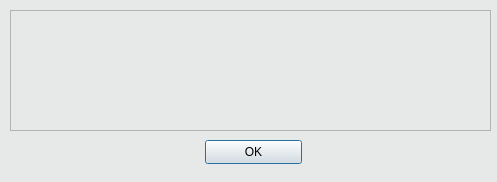
<?xml version="1.0" encoding="UTF-8"?>
<ui version="4.0">
 <class>Dialog</class>
 <widget class="QDialog" name="Dialog">
  <property name="windowModality">
   <enum>Qt::WindowModal</enum>
  </property>
  <property name="geometry">
   <rect>
    <x>0</x>
    <y>0</y>
    <width>497</width>
    <height>182</height>
   </rect>
  </property>
  <property name="palette">
   <palette>
    <active>
     <colorrole role="WindowText">
      <brush brushstyle="SolidPattern">
       <color alpha="255">
        <red>0</red>
        <green>0</green>
        <blue>0</blue>
       </color>
      </brush>
     </colorrole>
     <colorrole role="Button">
      <brush brushstyle="SolidPattern">
       <color alpha="255">
        <red>231</red>
        <green>232</green>
        <blue>232</blue>
       </color>
      </brush>
     </colorrole>
     <colorrole role="Light">
      <brush brushstyle="SolidPattern">
       <color alpha="255">
        <red>255</red>
        <green>255</green>
        <blue>255</blue>
       </color>
      </brush>
     </colorrole>
     <colorrole role="Midlight">
      <brush brushstyle="SolidPattern">
       <color alpha="255">
        <red>243</red>
        <green>243</green>
        <blue>243</blue>
       </color>
      </brush>
     </colorrole>
     <colorrole role="Dark">
      <brush brushstyle="SolidPattern">
       <color alpha="255">
        <red>115</red>
        <green>116</green>
        <blue>116</blue>
       </color>
      </brush>
     </colorrole>
     <colorrole role="Mid">
      <brush brushstyle="SolidPattern">
       <color alpha="255">
        <red>154</red>
        <green>155</green>
        <blue>155</blue>
       </color>
      </brush>
     </colorrole>
     <colorrole role="Text">
      <brush brushstyle="SolidPattern">
       <color alpha="255">
        <red>0</red>
        <green>0</green>
        <blue>0</blue>
       </color>
      </brush>
     </colorrole>
     <colorrole role="BrightText">
      <brush brushstyle="SolidPattern">
       <color alpha="255">
        <red>255</red>
        <green>255</green>
        <blue>255</blue>
       </color>
      </brush>
     </colorrole>
     <colorrole role="ButtonText">
      <brush brushstyle="SolidPattern">
       <color alpha="255">
        <red>0</red>
        <green>0</green>
        <blue>0</blue>
       </color>
      </brush>
     </colorrole>
     <colorrole role="Base">
      <brush brushstyle="SolidPattern">
       <color alpha="255">
        <red>255</red>
        <green>255</green>
        <blue>255</blue>
       </color>
      </brush>
     </colorrole>
     <colorrole role="Window">
      <brush brushstyle="SolidPattern">
       <color alpha="255">
        <red>231</red>
        <green>232</green>
        <blue>232</blue>
       </color>
      </brush>
     </colorrole>
     <colorrole role="Shadow">
      <brush brushstyle="SolidPattern">
       <color alpha="255">
        <red>0</red>
        <green>0</green>
        <blue>0</blue>
       </color>
      </brush>
     </colorrole>
     <colorrole role="AlternateBase">
      <brush brushstyle="SolidPattern">
       <color alpha="255">
        <red>243</red>
        <green>243</green>
        <blue>243</blue>
       </color>
      </brush>
     </colorrole>
     <colorrole role="ToolTipBase">
      <brush brushstyle="SolidPattern">
       <color alpha="255">
        <red>255</red>
        <green>255</green>
        <blue>220</blue>
       </color>
      </brush>
     </colorrole>
     <colorrole role="ToolTipText">
      <brush brushstyle="SolidPattern">
       <color alpha="255">
        <red>0</red>
        <green>0</green>
        <blue>0</blue>
       </color>
      </brush>
     </colorrole>
    </active>
    <inactive>
     <colorrole role="WindowText">
      <brush brushstyle="SolidPattern">
       <color alpha="255">
        <red>0</red>
        <green>0</green>
        <blue>0</blue>
       </color>
      </brush>
     </colorrole>
     <colorrole role="Button">
      <brush brushstyle="SolidPattern">
       <color alpha="255">
        <red>231</red>
        <green>232</green>
        <blue>232</blue>
       </color>
      </brush>
     </colorrole>
     <colorrole role="Light">
      <brush brushstyle="SolidPattern">
       <color alpha="255">
        <red>255</red>
        <green>255</green>
        <blue>255</blue>
       </color>
      </brush>
     </colorrole>
     <colorrole role="Midlight">
      <brush brushstyle="SolidPattern">
       <color alpha="255">
        <red>243</red>
        <green>243</green>
        <blue>243</blue>
       </color>
      </brush>
     </colorrole>
     <colorrole role="Dark">
      <brush brushstyle="SolidPattern">
       <color alpha="255">
        <red>115</red>
        <green>116</green>
        <blue>116</blue>
       </color>
      </brush>
     </colorrole>
     <colorrole role="Mid">
      <brush brushstyle="SolidPattern">
       <color alpha="255">
        <red>154</red>
        <green>155</green>
        <blue>155</blue>
       </color>
      </brush>
     </colorrole>
     <colorrole role="Text">
      <brush brushstyle="SolidPattern">
       <color alpha="255">
        <red>0</red>
        <green>0</green>
        <blue>0</blue>
       </color>
      </brush>
     </colorrole>
     <colorrole role="BrightText">
      <brush brushstyle="SolidPattern">
       <color alpha="255">
        <red>255</red>
        <green>255</green>
        <blue>255</blue>
       </color>
      </brush>
     </colorrole>
     <colorrole role="ButtonText">
      <brush brushstyle="SolidPattern">
       <color alpha="255">
        <red>0</red>
        <green>0</green>
        <blue>0</blue>
       </color>
      </brush>
     </colorrole>
     <colorrole role="Base">
      <brush brushstyle="SolidPattern">
       <color alpha="255">
        <red>255</red>
        <green>255</green>
        <blue>255</blue>
       </color>
      </brush>
     </colorrole>
     <colorrole role="Window">
      <brush brushstyle="SolidPattern">
       <color alpha="255">
        <red>231</red>
        <green>232</green>
        <blue>232</blue>
       </color>
      </brush>
     </colorrole>
     <colorrole role="Shadow">
      <brush brushstyle="SolidPattern">
       <color alpha="255">
        <red>0</red>
        <green>0</green>
        <blue>0</blue>
       </color>
      </brush>
     </colorrole>
     <colorrole role="AlternateBase">
      <brush brushstyle="SolidPattern">
       <color alpha="255">
        <red>243</red>
        <green>243</green>
        <blue>243</blue>
       </color>
      </brush>
     </colorrole>
     <colorrole role="ToolTipBase">
      <brush brushstyle="SolidPattern">
       <color alpha="255">
        <red>255</red>
        <green>255</green>
        <blue>220</blue>
       </color>
      </brush>
     </colorrole>
     <colorrole role="ToolTipText">
      <brush brushstyle="SolidPattern">
       <color alpha="255">
        <red>0</red>
        <green>0</green>
        <blue>0</blue>
       </color>
      </brush>
     </colorrole>
    </inactive>
    <disabled>
     <colorrole role="WindowText">
      <brush brushstyle="SolidPattern">
       <color alpha="255">
        <red>115</red>
        <green>116</green>
        <blue>116</blue>
       </color>
      </brush>
     </colorrole>
     <colorrole role="Button">
      <brush brushstyle="SolidPattern">
       <color alpha="255">
        <red>231</red>
        <green>232</green>
        <blue>232</blue>
       </color>
      </brush>
     </colorrole>
     <colorrole role="Light">
      <brush brushstyle="SolidPattern">
       <color alpha="255">
        <red>255</red>
        <green>255</green>
        <blue>255</blue>
       </color>
      </brush>
     </colorrole>
     <colorrole role="Midlight">
      <brush brushstyle="SolidPattern">
       <color alpha="255">
        <red>243</red>
        <green>243</green>
        <blue>243</blue>
       </color>
      </brush>
     </colorrole>
     <colorrole role="Dark">
      <brush brushstyle="SolidPattern">
       <color alpha="255">
        <red>115</red>
        <green>116</green>
        <blue>116</blue>
       </color>
      </brush>
     </colorrole>
     <colorrole role="Mid">
      <brush brushstyle="SolidPattern">
       <color alpha="255">
        <red>154</red>
        <green>155</green>
        <blue>155</blue>
       </color>
      </brush>
     </colorrole>
     <colorrole role="Text">
      <brush brushstyle="SolidPattern">
       <color alpha="255">
        <red>115</red>
        <green>116</green>
        <blue>116</blue>
       </color>
      </brush>
     </colorrole>
     <colorrole role="BrightText">
      <brush brushstyle="SolidPattern">
       <color alpha="255">
        <red>255</red>
        <green>255</green>
        <blue>255</blue>
       </color>
      </brush>
     </colorrole>
     <colorrole role="ButtonText">
      <brush brushstyle="SolidPattern">
       <color alpha="255">
        <red>115</red>
        <green>116</green>
        <blue>116</blue>
       </color>
      </brush>
     </colorrole>
     <colorrole role="Base">
      <brush brushstyle="SolidPattern">
       <color alpha="255">
        <red>231</red>
        <green>232</green>
        <blue>232</blue>
       </color>
      </brush>
     </colorrole>
     <colorrole role="Window">
      <brush brushstyle="SolidPattern">
       <color alpha="255">
        <red>231</red>
        <green>232</green>
        <blue>232</blue>
       </color>
      </brush>
     </colorrole>
     <colorrole role="Shadow">
      <brush brushstyle="SolidPattern">
       <color alpha="255">
        <red>0</red>
        <green>0</green>
        <blue>0</blue>
       </color>
      </brush>
     </colorrole>
     <colorrole role="AlternateBase">
      <brush brushstyle="SolidPattern">
       <color alpha="255">
        <red>231</red>
        <green>232</green>
        <blue>232</blue>
       </color>
      </brush>
     </colorrole>
     <colorrole role="ToolTipBase">
      <brush brushstyle="SolidPattern">
       <color alpha="255">
        <red>255</red>
        <green>255</green>
        <blue>220</blue>
       </color>
      </brush>
     </colorrole>
     <colorrole role="ToolTipText">
      <brush brushstyle="SolidPattern">
       <color alpha="255">
        <red>0</red>
        <green>0</green>
        <blue>0</blue>
       </color>
      </brush>
     </colorrole>
    </disabled>
   </palette>
  </property>
  <property name="windowTitle">
   <string>Information</string>
  </property>
  <property name="windowIcon">
   <iconset resource="../resources.qrc">
    <normaloff>:/icons/icons/dialog-information.png</normaloff>:/icons/icons/dialog-information.png</iconset>
  </property>
  <property name="modal">
   <bool>true</bool>
  </property>
  <widget class="QFrame" name="frame">
   <property name="geometry">
    <rect>
     <x>10</x>
     <y>10</y>
     <width>481</width>
     <height>121</height>
    </rect>
   </property>
   <property name="frameShape">
    <enum>QFrame::StyledPanel</enum>
   </property>
   <property name="frameShadow">
    <enum>QFrame::Raised</enum>
   </property>
   <widget class="QLabel" name="labelMessage">
    <property name="geometry">
     <rect>
      <x>90</x>
      <y>70</y>
      <width>346</width>
      <height>41</height>
     </rect>
    </property>
    <property name="text">
     <string/>
    </property>
    <property name="alignment">
     <set>Qt::AlignJustify|Qt::AlignTop</set>
    </property>
    <property name="wordWrap">
     <bool>true</bool>
    </property>
   </widget>
   <widget class="QLabel" name="labelHead">
    <property name="geometry">
     <rect>
      <x>90</x>
      <y>5</y>
      <width>271</width>
      <height>46</height>
     </rect>
    </property>
    <property name="text">
     <string/>
    </property>
    <property name="textFormat">
     <enum>Qt::RichText</enum>
    </property>
   </widget>
   <widget class="QLabel" name="label">
    <property name="geometry">
     <rect>
      <x>10</x>
      <y>10</y>
      <width>66</width>
      <height>66</height>
     </rect>
    </property>
    <property name="text">
     <string/>
    </property>
    <property name="pixmap">
     <pixmap resource="../resources.qrc">:/icons/icons/dialog-information.png</pixmap>
    </property>
   </widget>
  </widget>
  <widget class="QPushButton" name="okButton">
   <property name="geometry">
    <rect>
     <x>205</x>
     <y>140</y>
     <width>97</width>
     <height>24</height>
    </rect>
   </property>
   <property name="text">
    <string>OK</string>
   </property>
  </widget>
 </widget>
 <resources>
  <include location="../resources.qrc"/>
 </resources>
 <connections>
  <connection>
   <sender>okButton</sender>
   <signal>clicked()</signal>
   <receiver>Dialog</receiver>
   <slot>close()</slot>
   <hints>
    <hint type="sourcelabel">
     <x>293</x>
     <y>166</y>
    </hint>
    <hint type="destinationlabel">
     <x>305</x>
     <y>105</y>
    </hint>
   </hints>
  </connection>
 </connections>
</ui>
